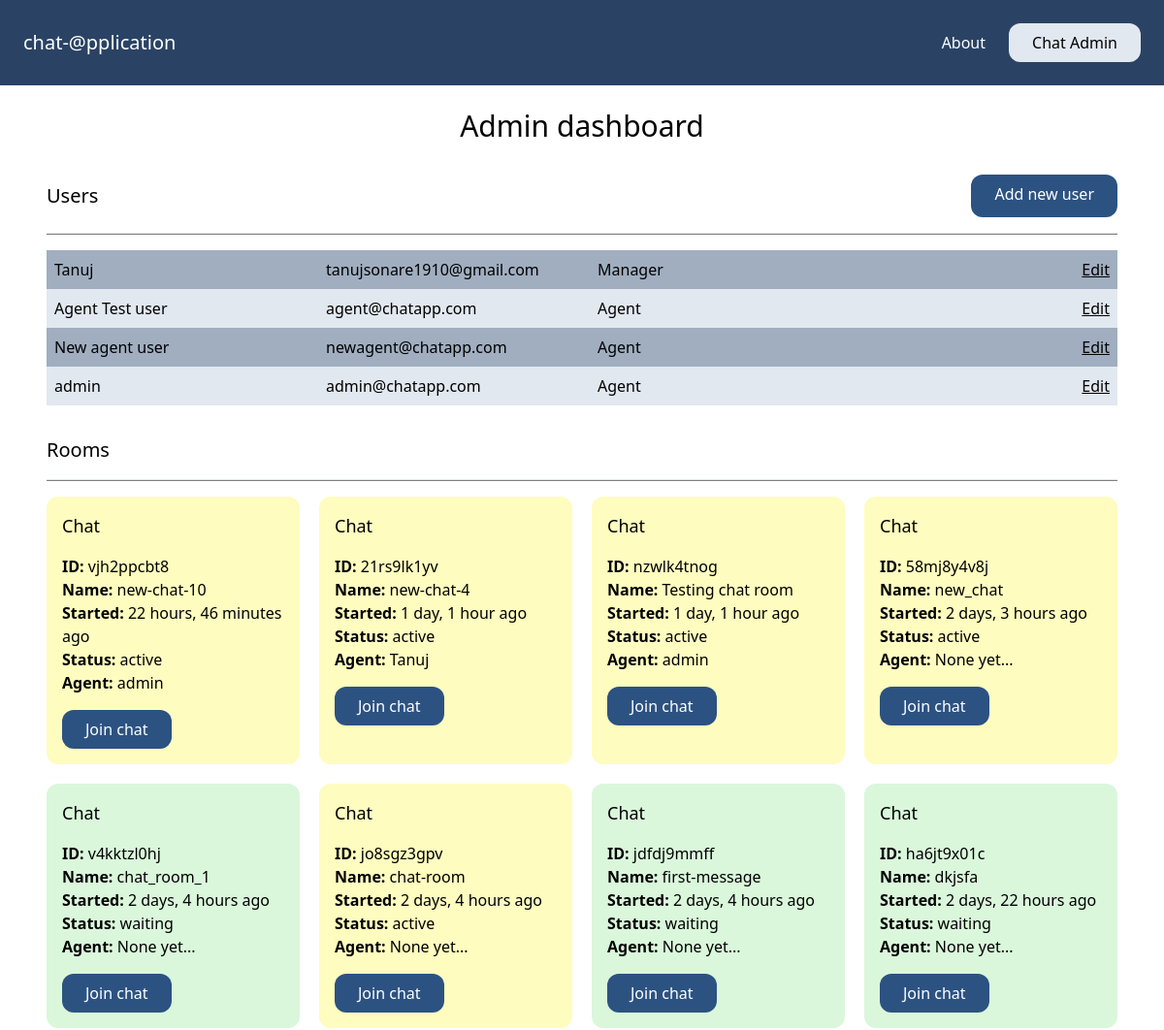
The app's page /admin-dashboard (signed in, upper part), older data.
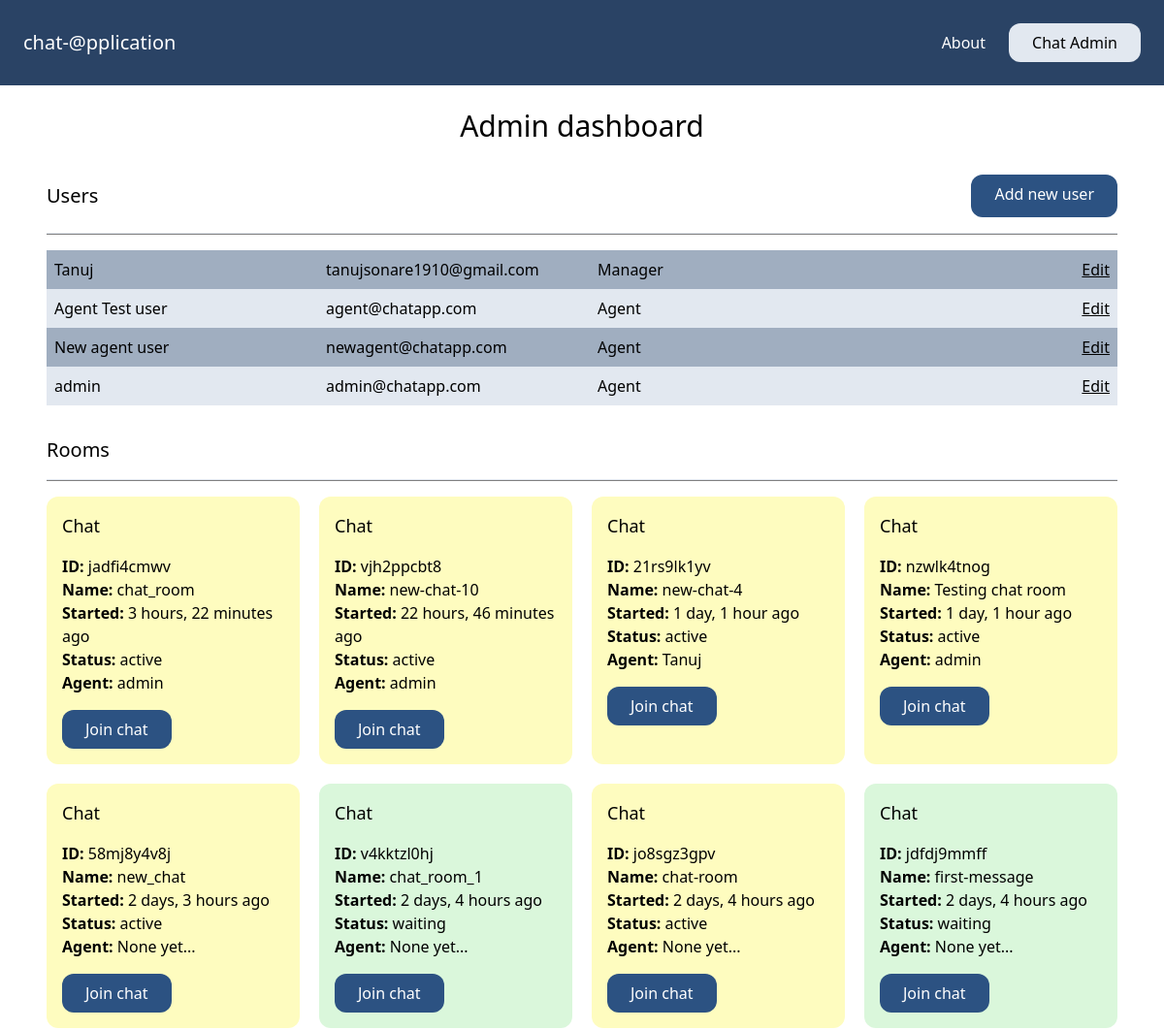
The same page, newer data.
### account/models.py (models this page shows)
class User(AbstractBaseUser, PermissionsMixin):
    AGENT = 'agent'
    MANAGER = 'manager'
    ROLES_CHOICES = (
        (AGENT, 'Agent'),
        (MANAGER, 'Manager'),
    )
    id = models.UUIDField(primary_key=True, default=uuid.uuid4, editable=False)
    email = models.EmailField(unique=True)
    name = models.CharField(max_length=255, blank=True, default='')
    role = models.CharField(max_length=20, choices=ROLES_CHOICES, default=AGENT)
    is_active = models.BooleanField(default=True)
    is_superuser = models.BooleanField(default=False)
    is_staff = models.BooleanField(default=False)
    date_joined = models.DateTimeField(default=timezone.now)
    last_login = models.DateTimeField(blank=True, null=True)
    objects = CustomUserManager()
    USERNAME_FIELD = 'email'
    EMAIL_FIELD = 'email'
    REQUIRED_FIELDS = ['name']

### chat/models.py (models this page shows, shortened)
class Room(models.Model):
    WAITING = "waiting"
    ACTIVE = "active"
    CLOSED = "closed"
    CHOICES_STATUS = (
        (WAITING, "waiting"),
        (ACTIVE, "active"),
        (CLOSED, "closed"),
    )
    uuid = models.CharField(max_length=255)
    client = models.CharField(max_length=255)
    agent = models.ForeignKey(User, null=True, blank=True, related_name="rooms", on_delete=models.CASCADE)
    messages = models.ManyToManyField(Message, blank=True)
    url = models.CharField(max_length=255, blank=True, null=True)
    status = models.CharField(max_length=20, choices=CHOICES_STATUS, default=WAITING)
    created_at = models.DateTimeField(auto_now_add=True)
    class Meta:
        ordering = ("-created_at",)

### chat/views.py (the view)
# urls.py: path("admin-dashboard", views.admin_dashboard, name="admin_dashboard"),
@login_required
def admin_dashboard(request):
    try:
        if request.user.groups.first().name == "Manager":
            rooms = Room.objects.all()
            staff_users = User.objects.filter(is_staff=True)
            return render(request, "chat/admin_dashboard.html",{
                "rooms": rooms,
                "staff_users": staff_users
            })
        elif request.user.groups.first().name == "agents":
            rooms = Room.objects.all()
            return render(request, "chat/admin_dashboard.html",{
                "rooms": rooms
            })
    except:
        raise PermissionDenied

### chat/templates/chat/admin_dashboard.html
{% extends "core/base.html" %}
{% load static %}
{% block content %}
    <div >
        {% if request.user.groups.all.first.name == "Manager" %}
            <h1 class="text-3xl text-center">Admin dashboard</h1>
            <div class="mt-8">
                <div class="flex justify-between">
                    <h2 class="text-xl py-2">Users</h2>
                    <a href="#" class="inline-block py-2 px-6 bg-blue-800 text-white rounded-xl">Add new user</a>
                </div>
                <hr class="my-4">
                <div class="mt-4">
                    {% for user in staff_users %}
                    <div class="grid grid-cols-4 gap-4 py-2 {% cycle 'bg-gray-500' 'bg-gray-300' %}">
                        <p class="px-2">{{user.name}}</p>
                        <p class="px-2">{{user.email}}</p>
                        <p class="px-2">{{user.get_role_display}}</p>
                        <p class="px-2 text-right">
                            <a href="" class="underline">Edit</a>
                        </p>
                    </div>
                    {% endfor %}
                </div>
            </div>
        {% else %}
            <h1 class="text-3xl text-center">Agents dashboard</h1>
        {% endif %}
        <div class="mt-8">
            <h1 class="text-xl mt-5">Rooms</h1>
            <hr class="my-4">
            <div class="grid grid-cols-4 gap-5">
                {% for room in rooms %}
                <div class="p-4 rounded-xl {% if room.status == 'waiting' %}card-waiting{% elif room.status == 'active' %}bg-yellow-200{% else %}bg-red-300{% endif %}">
                    <h3 class="mb-4 text-lg">Chat</h3>
                    <p>
                        <b>ID: </b>{{room.uuid}} <br>
                        <b>Name: </b>{{room.client}} <br>
                        <b>Started: </b>{{room.created_at|timesince}} ago<br>
                        <b>Status: </b>{{room.status}} <br>
                        <b>Agent: </b>{% firstof room.agent.name 'None yet...' %} <br>
                    </p>
                    <a href="{% url 'chat:room_details' room.uuid %}" class="mt-4 inline-block py-2 px-6 bg-blue-800 text-white rounded-xl">Join chat</a>
                </div>
                {% endfor %}
            </div>
        </div>
    </div>
{% endblock content %}

Row changes from the older to the newer data that the page shows:
no longer on this page (row unchanged): Room: uuid "ha6jt9x01c", client "dkjsfa", created_at "2 days, 22 hours", status "waiting", agent "None yet..."
added Room: uuid "jadfi4cmwv", client "chat_room", created_at "3 hours, 22 minutes", status "active", agent.name "admin"
